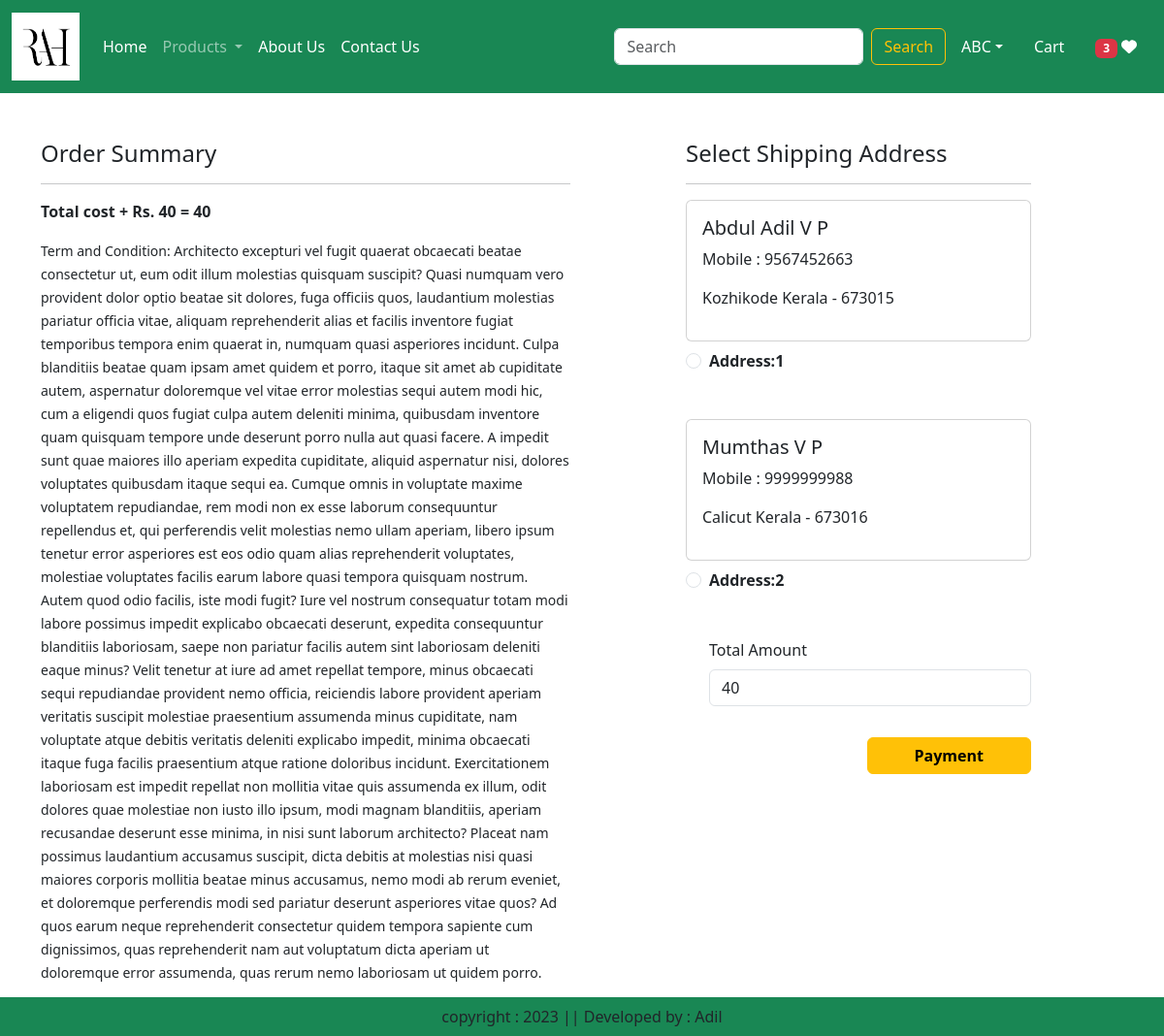
Screenshot of /checkout/ (signed in) with the database file from the repository.
### cart/models.py (models this page shows, shortened)
class Customer(models.Model):
    user = models.ForeignKey(User,on_delete=models.CASCADE)
    name = models.CharField(max_length=200)
    city = models.CharField(max_length=100)
    mobile = models.IntegerField(default=0)
    pincode = models.IntegerField()
    state = models.CharField(choices=STATE_CHOICES,max_length=100)

### cart/views.py (the view, shortened to what this page needs)
# urls.py: path('checkout/',views.checkout.as_view(),name='checkout'),
@method_decorator(login_required,name='dispatch')
class checkout(View):
    def get(self,request):
        i = 0
        j = 0
        if request.user.is_authenticated:
            i =len(Cart.objects.filter(user=request.user))
            j =len(Wishlist.objects.filter(user=request.user))
        user = request.user
        add = Customer.objects.filter(user=user)
        cart_item = Cart.objects.filter(user=user)
        fullamount = 0
        for p in cart_item:
            value = p.quantity * p.product.discounted_price
            fullamount = fullamount + value
        totalamount = fullamount + 40
        razoramount = int(totalamount * 100)
        client = razorpay.Client(auth=(settings.RAZOR_KEY_ID, settings.RAZOR_KEY_SECRET))
        data = {"amount":razoramount,"currency":"INR","receipt":"order_rcptid_11"}
        payment_response = client.order.create(data=data)
        print(payment_response)
        order_id = payment_response['id']
        order_status = payment_response['status']
        return render(request, 'cart/checkout.html',locals())

### cart/templates/cart/checkout.html (shortened to what this page needs)
{% extends 'cart/base.html' %}
{% load static %}
{% block main-content %}
<div class="container">
    <div class="row mt-5">
        <div class="col-sm-6">
            <h4>Order Summary</h4>
            <hr>
            <p class="fw-bold">Total cost + Rs. 40 = {{totalamount}}</p>
            <small>
                Term and Condition: {% lorem 4 b random %}
            </small>
            <br>
            <br>
        </div>
        <div class="col-sm-4 offset-sm-1">
            <h4>Select Shipping Address</h4>
            <hr>
            <form method="post" id="myform">
                {% for ad in add %}
                <div class="card">
                    <div class="card-body">
                        <h5>{{ad.name}}</h5>
                        <p>Mobile : {{ad.mobile}}</p>
                        <p>{{ad.city}} {{ad.state}} - {{ad.pincode}}</p>
                    </div>
                </div>
                <div class="form-check mt-2 mb-5">
                    <input class="form-check-input" type="radio" name="custid" id="custadd{{forloop.counter}}" value="{{ad.id}}">
                    <label class="form-check-label fw-bold" for="custadd{{forloop.counter}}">
                        Address:{{forloop.counter}}
                    </label>
                </div>
                {% endfor %}
                <div class="form-check mb-3">
                    <label for="totalamount" class="form-label">Total Amount</label>
                    <input type="number" class="form-control" name="totalamount" value={{totalamount}} readonly>
                </div>
                <div class="text-end">
                    <button id="rzp-button1" type="submit" class="btn btn-warning mt-3 px-5 fw-bold">Payment</button>
                </div>
            </form>
        </div>
    </div>
</div>
{% endblock main-content %}
{% block payment-gateway %}
<button id="rzp-button1">Pay with Razorpay</button>
{% endblock payment-gateway %}

### rows the page displays
Customer: name "Abdul Adil V P", mobile "9567452663", city "Kozhikode", state "Kerala", pincode "673015"
Customer: name "Mumthas V P", mobile "9999999988", city "Calicut", state "Kerala", pincode "673016"

### other values shown
{{ j }} "3"
{{ totalamount }} "40"
